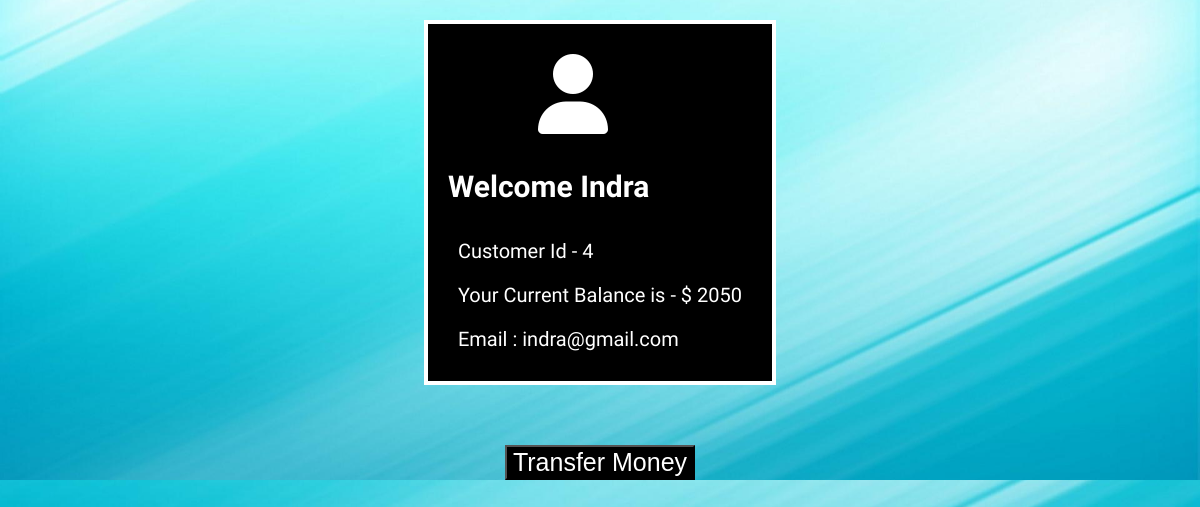
/customer details.php?id=4, run on the app's committed database.
### tables this page shows
CREATE TABLE `customer` (
  `id` int(11) NOT NULL,
  `Name` text NOT NULL,
  `Email` varchar(255) NOT NULL,
  `Balance` int(255) NOT NULL
);

### customer details.php (the view, shortened to what this page needs)
<!doctype html>
<html lang="en">
<head>
    <link href="style/customer details.css" rel="stylesheet" type="text/css">
</head>
<body>
    <div class="bg">
        <?php
                $conn = mysqli_connect("localhost" , "root", "", "online_banking_system");
                if(isset($_GET['id'])){
                    $id = mysqli_real_escape_string($conn , $_GET['id']);
                    $sql = "SELECT * FROM customer WHERE id= $id";
                    $result = mysqli_query($conn ,$sql) ;
                    $res = mysqli_fetch_assoc($result) ;
                }
            ?>
        <ul class="list">
            <li class="list-content"><i class="fas fa-user"></i></li>
            <h2> Welcome
                <?php  echo $res['Name']; ?>
            </h2>
            <li class="list-content">Customer Id -
                <?php  echo $res['id']; ?>
            </li>
            <li class="list-content">Your Current Balance is - $
                <?php  echo $res['Balance']; ?>
            </li>
            <li class="list-content">Email :
                <?php  echo $res['Email']; ?>
            </li>
        </ul><br>
    </div>
    <div class="button">
        <center><a href="transfer-money.php"><button class="click">Transfer Money</button></a></center>
    </div>
</body>
</html>

### style/customer details.css (style rules this page uses)
body, html { margin: 0; padding: 0; width: 100%; min-height: 100%; font-family: "Josefin Sans", sans-serif; background: url("images/bg.jpg"); background-position: center; background-repeat: no-repeat; background-size: cover; font-size: 20px; }
.bg { width: 100%; height: 80%; padding-bottom: 20px; display: flex; align-items: center; justify-content: center; font-family: 'Rowdies', cursive; }
.list { background-color: black; color: white; padding: 20px; border: 4px solid white; }
ul li { list-style: none; padding: 10px; }
i { color: white; font-size: 80px; margin-left: 80px; }
.click { font-size: 25px; background-color: black; color: white; margin-top: 20px; }

### data on the page
customer: Name "Indra", id "4", Balance "2050", Email "indra@gmail.com"
